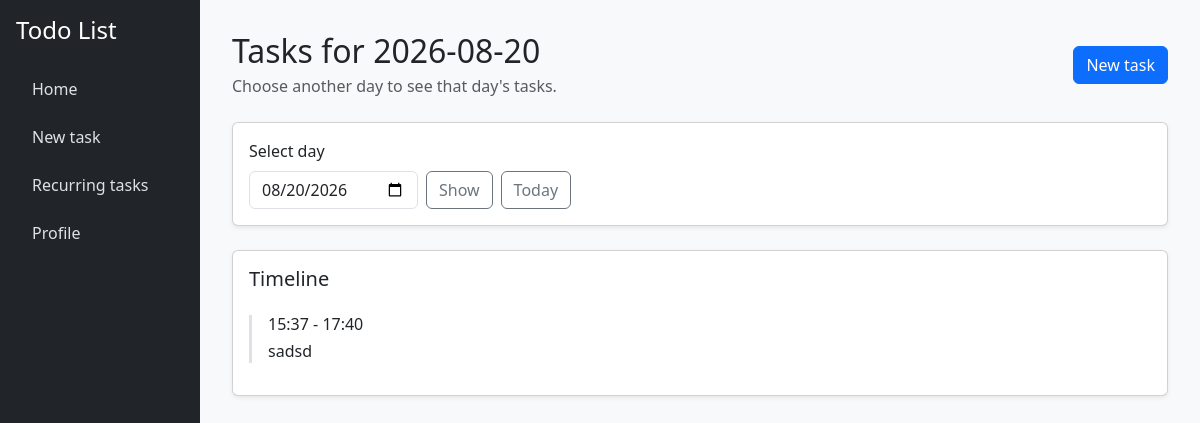
/ (signed in), run on the app's committed database.
### tables this page shows
CREATE TABLE recurrent_tasks (
    id INTEGER PRIMARY KEY AUTOINCREMENT,
    user_id INTEGER NOT NULL,
    title TEXT NOT NULL,
    description TEXT,
    start_time TEXT NOT NULL,
    end_time TEXT NOT NULL,
    recurrency TEXT NOT NULL,
    days TEXT NOT NULL
);

### app.py (the view, shortened to what this page needs)
@app.route("/", methods=["GET", "POST"])
@login_required
def index():
    selected_date = request.args.get("date")
    if not selected_date:
        selected_date = datetime.now()
    else:
        selected_date = datetime.strptime(selected_date, "%Y-%m-%d")
    selected_date = selected_date.replace(hour=0, minute=0, second=0, microsecond=0)
    registered_tasks = db.execute(
        "SELECT id, title, description, start_time, end_time FROM registered_tasks WHERE user_id = ? AND start_time >= ? AND end_time <= ? ORDER BY start_time ASC",
        session["user_id"],
        selected_date,
        selected_date + timedelta(days=1),
    )
    recurrent_tasks = db.execute(
        "SELECT id, title, description, start_time, end_time, recurrency, days FROM recurrent_tasks WHERE user_id = ? AND " \
        "(recurrency = 'daily' OR (recurrency = 'weekly' AND days LIKE ?) OR (recurrency = 'monthly' AND days LIKE ?)) ORDER BY start_time ASC",
        session["user_id"],
        f"%{selected_date.strftime('%A')}%",
        f"%{selected_date.day}%"
    )
    tasks = []
    for task in recurrent_tasks:
        tasks.append({
            "id": task["id"],
            "title": task["title"],
            "description": task["description"],
            "start_time": selected_date.strftime("%Y-%m-%d") + " " + task["start_time"],
            "end_time": selected_date.strftime("%Y-%m-%d") + " " + task["end_time"],
            "recurrency": task["recurrency"],
            "days": task["days"]
        })
    for task in tasks:
        task["start_time"] = datetime.strptime(task["start_time"], "%Y-%m-%d %H:%M")
        task["start_time"] = task["start_time"].strftime("%H:%M")
        task["end_time"] = datetime.strptime(task["end_time"], "%Y-%m-%d %H:%M")
        task["end_time"] = task["end_time"].strftime("%H:%M")
    tasks.sort(key=lambda x: x["start_time"])
    selected_task_id = request.args.get("task")
    selected_task = None
    recurrent = False
    selected_date = selected_date.strftime("%Y-%m-%d")
    if request.method == "GET":
        return render_template(
            "index.html",
            tasks=tasks,
            selected_date=selected_date,
            selected_task=selected_task,
            error=request.args.get("error"),
            recurrent=recurrent,
        )

### app.py (called while the page is built)
@app.after_request
def after_request(response):
    response.headers["Cache-Control"] = "no-cache, no-store, must-revalidate"
    response.headers["Expires"] = 0
    response.headers["Pragma"] = "no-cache"
    return response

### helpers.py (called while the page is built)
def login_required(f):
    @wraps(f)
    def decorated_function(*args, **kwargs):
        if session.get("user_id") is None:
            return redirect("/login")
        return f(*args, **kwargs)
    return decorated_function

### templates/index.html (shortened to what this page needs)
{% extends "layout.html" %}
{% block content %}
<div class="d-flex justify-content-between align-items-center mb-4">
    <div>
        <h2 class="mb-1">Tasks for {{ selected_date }}</h2>
        <p class="text-muted mb-0">Choose another day to see that day's tasks.</p>
    </div>
    <a href="{{ url_for('new_task') }}" class="btn btn-primary">New task</a>
</div>
<div class="card shadow-sm mb-4">
    <div class="card-body">
        <form method="get" class="d-flex gap-2 align-items-end">
            <div>
                <label for="date" class="form-label">Select day</label>
                <input type="date" class="form-control" id="date" name="date" value="{{ selected_date }}">
            </div>
            <button type="submit" class="btn btn-outline-secondary">Show</button>
            <a href="{{ url_for('index') }}" class="btn btn-outline-secondary">Today</a>
        </form>
    </div>
</div>
<div class="card shadow-sm">
    <div class="card-body">
        <h5 class="card-title">Timeline</h5>
        <div class="mt-4">
            {% for task in tasks %}
                <form action="/" method="GET" class="border-start border-3 ps-3 mb-3">
                    <button type="submit" style="background: none; border: none; padding: 0; color: inherit; cursor: pointer; text-align: left; width: 100%;">
                        <h6 class="mb-1">{{ task.start_time }} - {{ task.end_time }}</h6>
                        <p class="mb-0">{{ task.title }}</p>
                    </button>
                </form>
            {% else %}
                <p class="text-muted">No tasks for this day.</p>
            {% endfor %}
        </div>
    </div>
</div>
{% endblock %}

### templates/layout.html (style rules this page uses)
body { min-height: 100vh; background-color: #f8f9fa; }

### data on the page
recurrent_tasks: start_time "15:37", end_time "17:40", title "sadsd"

### other printed values
{{ selected_date }} "2026-08-20"
